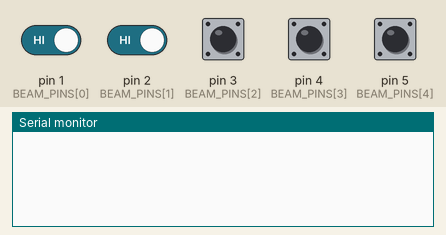
A program run on a simulated Teensy 4. On the bench: the last lines printed to the serial monitor. The inputs (shaded band) are chosen by the test bench; at power-on: pin 1 (BEAM_PINS[0]), pin 2 (BEAM_PINS[1]), pin 3 (BEAM_PINS[2]), pin 4 (BEAM_PINS[3]), pin 5 (BEAM_PINS[4]) HIGH.

Above: at 1.2 s.
1.3 s: pin 1 (BEAM_PINS[0]) driven LOW and pin 2 (BEAM_PINS[1]) driven LOW
At 1.7 s:
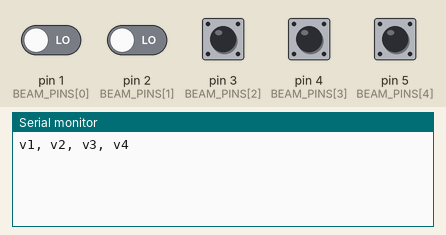
2.8 s: pin 5 (BEAM_PINS[4]) pulled LOW for 0.15 s
At 4.1 s:
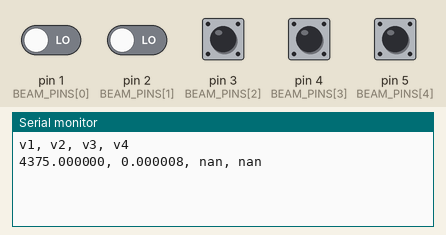

Measured:
- after the input at 1.3 s, the serial monitor: prints a new line at once (image 1)
- after the input at 2.8 s, the serial monitor: prints a new line at once (image 2)

The program:

main.cpp
```cpp
#include <Arduino.h>
#include <cmath>

// ===================== USER SETTINGS =====================
constexpr float kBeamSpacing_m = 0.035f;   // distance between adjacent beams
constexpr uint8_t N_BEAMS = 5;

// Change these to match your wiring
const uint8_t BEAM_PINS[N_BEAMS] = {1, 2, 3, 4, 5};

// If sensor pulls LOW when broken → FALLING
// If sensor pulls HIGH when broken → RISING
constexpr int kInterruptEdge = FALLING;

// Ignore ultra-fast noise
constexpr uint32_t kMinPulseGap_us = 200;
// ========================================================

// ISR shared
volatile uint32_t g_hitTime_us[N_BEAMS] = {0};
volatile bool g_hitFlag[N_BEAMS] = {false};

// Session state
uint32_t sessionTime_us[N_BEAMS] = {0};
bool sessionHave[N_BEAMS] = {false};
bool sessionActive = false;

bool start = true;

// ---------- Helpers ----------
inline float speed_mps(uint32_t t0, uint32_t t1) {
  uint32_t dt = t1 - t0; // unsigned handles rollover
  if (dt == 0) return NAN;
  return kBeamSpacing_m / (dt / 1e6f);
}

inline void resetSession() {
  for (uint8_t i = 0; i < N_BEAMS; i++) {
    sessionTime_us[i] = 0;
    sessionHave[i] = false;
  }
  sessionActive = false;
}

// ---------- ISR core ----------
volatile uint32_t g_lastIsr_us[N_BEAMS] = {0};

inline void handleBeamISR(uint8_t i) {
  uint32_t now = micros();
  if (now - g_lastIsr_us[i] < kMinPulseGap_us) return;
  g_lastIsr_us[i] = now;

  g_hitTime_us[i] = now;
  g_hitFlag[i] = true;
}

// wrappers
void isr0(){ handleBeamISR(0); }
void isr1(){ handleBeamISR(1); }
void isr2(){ handleBeamISR(2); }
void isr3(){ handleBeamISR(3); }
void isr4(){ handleBeamISR(4); }

// ---------- Setup ----------
void setup() {
  Serial.begin(115200);
  while (!Serial && millis() < 3000) {}

  for (uint8_t i = 0; i < N_BEAMS; i++) {
    pinMode(BEAM_PINS[i], INPUT_PULLUP);
  }

  attachInterrupt(digitalPinToInterrupt(BEAM_PINS[0]), isr0, kInterruptEdge);
  attachInterrupt(digitalPinToInterrupt(BEAM_PINS[1]), isr1, kInterruptEdge);
  attachInterrupt(digitalPinToInterrupt(BEAM_PINS[2]), isr2, kInterruptEdge);
  attachInterrupt(digitalPinToInterrupt(BEAM_PINS[3]), isr3, kInterruptEdge);
  attachInterrupt(digitalPinToInterrupt(BEAM_PINS[4]), isr4, kInterruptEdge);
  resetSession();
}

/*
// ---------- Main loop ----------
void loop() {
  for (uint8_t i = 0; i < N_BEAMS; i++) {
    Serial.print(digitalRead(BEAM_PINS[i]));
    Serial.print(" ");
  }
  Serial.println();
  delay(100);
}
*/


// ---------- Main loop ----------
void loop() {
  uint32_t t[N_BEAMS];
  bool f[N_BEAMS];

  // Snapshot ISR data
  noInterrupts();
  for (uint8_t i = 0; i < N_BEAMS; i++) {
    t[i] = g_hitTime_us[i];
    f[i] = g_hitFlag[i];
    g_hitFlag[i] = false;
  }
  interrupts();

  // Process hits
  for (uint8_t i = 0; i < N_BEAMS; i++) {
    if (!f[i]) continue;

    // Start new shot on beam 0
    if (i == 0) {
      resetSession();
      sessionActive = true;
      sessionHave[0] = true;
      sessionTime_us[0] = t[0];
      continue;
    }

    if (!sessionActive) continue;

    // Enforce order
    if (sessionHave[i - 1] && !sessionHave[i]) {
      sessionHave[i] = true;
      sessionTime_us[i] = t[i];

      // Compute running average
      float sum = 0;
      uint8_t n = 0;

      for (uint8_t k = 0; k < i; k++) {
        float v = speed_mps(sessionTime_us[k],
                             sessionTime_us[k + 1]);
        if (isfinite(v)) {
          sum += v;
          n++;
        }
      }

    }

    // End of monitor → final summary
    if (start) {
      Serial.println("v1, v2, v3, v4");
      start = false;
    }
    constexpr int8_t decimalPts = 6;
    if (i == N_BEAMS - 1) {
      float v = speed_mps(sessionTime_us[0],
                             sessionTime_us[1]);

      Serial.print(v, decimalPts);

      for (uint8_t k = 1; k < N_BEAMS - 1; k++) {
        float v = speed_mps(sessionTime_us[k],
                             sessionTime_us[k + 1]);

        Serial.print(", ");
        Serial.print(v, decimalPts);
      }
      Serial.println();
      resetSession();
    }
  }
}
```
